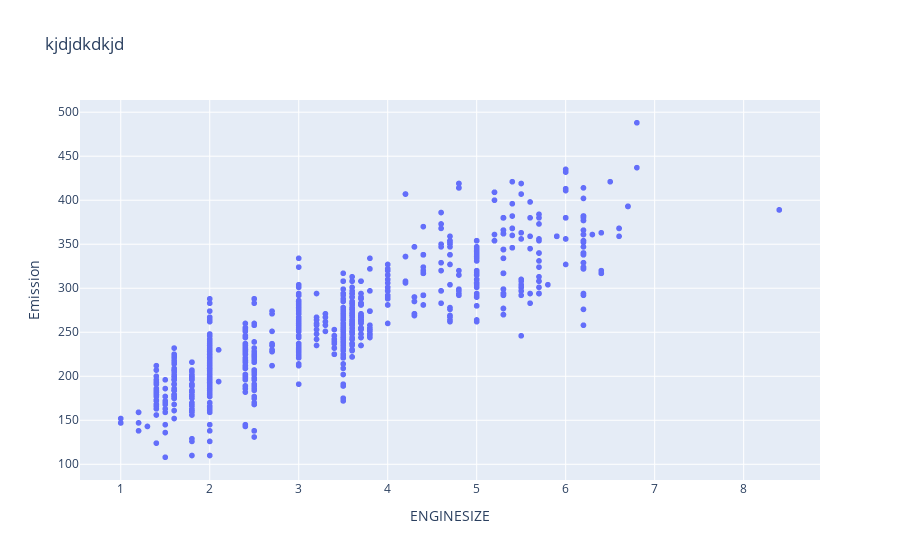

The notebook cell saved with this chart:
### Markdown cell above
Let's Plot Emission Values in respect to Engine Size Using Plotly Express visualization

### Code cell
px.scatter(x=cdf.ENGINESIZE,y = cdf.CO2EMISSIONS, title='kjdjdkdkjd',
           labels={'x':'ENGINESIZE','y':'Emission'})

### Figure 1 — Plotly figure (JSON) as saved in the notebook; plotly's stock layout.template omitted (floating-point values rounded to 4 significant figures; data arrays with more than 128 entries replaced by an {"elided": "..."} marker saying what was removed)
{"data": [{"hovertemplate": "ENGINESIZE=%{x}<br>Emission=%{y}<extra></extra>", "legendgroup": "", "marker": {"color": "#636efa", "symbol": "circle"}, "mode": "markers", "name": "", "showlegend": false, "type": "scattergl", "x": {"elided": "1067 float values"}, "xaxis": "x", "y": {"elided": "1067 int values"}, "yaxis": "y"}], "layout": {"legend": {"tracegroupgap": 0}, "title": {"text": "kjdjdkdkjd"}, "xaxis": {"anchor": "y", "domain": [0, 1], "title": {"text": "ENGINESIZE"}}, "yaxis": {"anchor": "x", "domain": [0, 1], "title": {"text": "Emission"}}}}
